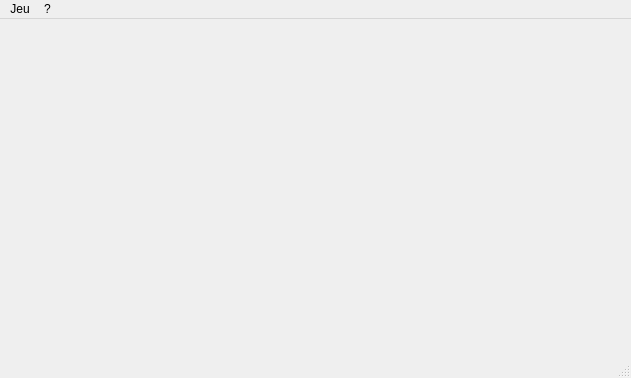
<?xml version="1.0" encoding="UTF-8"?>
<ui version="4.0">
 <class>MainWindow</class>
 <widget class="QMainWindow" name="MainWindow">
  <property name="geometry">
   <rect>
    <x>0</x>
    <y>0</y>
    <width>631</width>
    <height>378</height>
   </rect>
  </property>
  <property name="windowTitle">
   <string>BomberMan </string>
  </property>
  <widget class="QWidget" name="centralWidget"/>
  <widget class="QMenuBar" name="menuBar">
   <property name="geometry">
    <rect>
     <x>0</x>
     <y>0</y>
     <width>631</width>
     <height>21</height>
    </rect>
   </property>
   <widget class="QMenu" name="menuFichier">
    <property name="title">
     <string>Jeu</string>
    </property>
    <widget class="QMenu" name="menuNouvelle_Partie">
     <property name="title">
      <string>Nouvelle Partie</string>
     </property>
     <widget class="QMenu" name="menuPartie_solo">
      <property name="title">
       <string>Partie solo</string>
      </property>
      <addaction name="actionDemarrerPartieSolo"/>
      <addaction name="actionSauvegarderPartieSolo"/>
      <addaction name="actionChargerPartieSolo"/>
     </widget>
     <widget class="QMenu" name="menuPartie_multi_joueur">
      <property name="title">
       <string>Partie multi-joueur</string>
      </property>
      <addaction name="actionDemarrerPartieMulti"/>
      <addaction name="actionChargerPartieMulti"/>
     </widget>
     <addaction name="menuPartie_solo"/>
     <addaction name="menuPartie_multi_joueur"/>
    </widget>
    <widget class="QMenu" name="menuOptions">
     <property name="title">
      <string>Options</string>
     </property>
     <addaction name="actionCommandes_de_jeu"/>
     <addaction name="actionAffichage"/>
     <addaction name="actionAudio"/>
    </widget>
    <widget class="QMenu" name="menuProfil">
     <property name="title">
      <string>Profil</string>
     </property>
     <addaction name="actionInformations"/>
     <addaction name="actionLeaderboard"/>
     <addaction name="actionAffichageStatistics"/>
    </widget>
    <addaction name="menuNouvelle_Partie"/>
    <addaction name="menuOptions"/>
    <addaction name="menuProfil"/>
    <addaction name="actionQuitter"/>
   </widget>
   <widget class="QMenu" name="menu">
    <property name="title">
     <string>?</string>
    </property>
    <addaction name="actionAide"/>
    <addaction name="actionA_propos"/>
   </widget>
   <addaction name="menuFichier"/>
   <addaction name="menu"/>
  </widget>
  <widget class="QStatusBar" name="statusBar"/>
  <action name="actionDemarrerPartieSolo">
   <property name="text">
    <string>Démarrer partie</string>
   </property>
  </action>
  <action name="actionSauvegarderPartieSolo">
   <property name="enabled">
    <bool>false</bool>
   </property>
   <property name="text">
    <string>Sauvegarder partie</string>
   </property>
  </action>
  <action name="actionDemarrerPartieMulti">
   <property name="text">
    <string>Démarrer partie</string>
   </property>
  </action>
  <action name="actionChargerPartieMulti">
   <property name="text">
    <string>Charger partie</string>
   </property>
  </action>
  <action name="actionChargerPartieSolo">
   <property name="text">
    <string>Charger partie</string>
   </property>
  </action>
  <action name="actionCommandes_de_jeu">
   <property name="text">
    <string>Commandes de jeu</string>
   </property>
  </action>
  <action name="actionAffichage">
   <property name="text">
    <string>Affichage</string>
   </property>
  </action>
  <action name="actionAudio">
   <property name="text">
    <string>Audio</string>
   </property>
  </action>
  <action name="actionInformations">
   <property name="text">
    <string>Informations</string>
   </property>
  </action>
  <action name="actionLeaderboard">
   <property name="text">
    <string>Leaderboard</string>
   </property>
  </action>
  <action name="actionQuitter">
   <property name="text">
    <string>Quitter</string>
   </property>
  </action>
  <action name="actionAide">
   <property name="text">
    <string>Aide</string>
   </property>
  </action>
  <action name="actionA_propos">
   <property name="text">
    <string>A propos</string>
   </property>
  </action>
  <action name="actionAffichageStatistics">
   <property name="text">
    <string>Satistics</string>
   </property>
  </action>
 </widget>
 <layoutdefault spacing="6" margin="11"/>
 <resources/>
 <connections/>
</ui>
